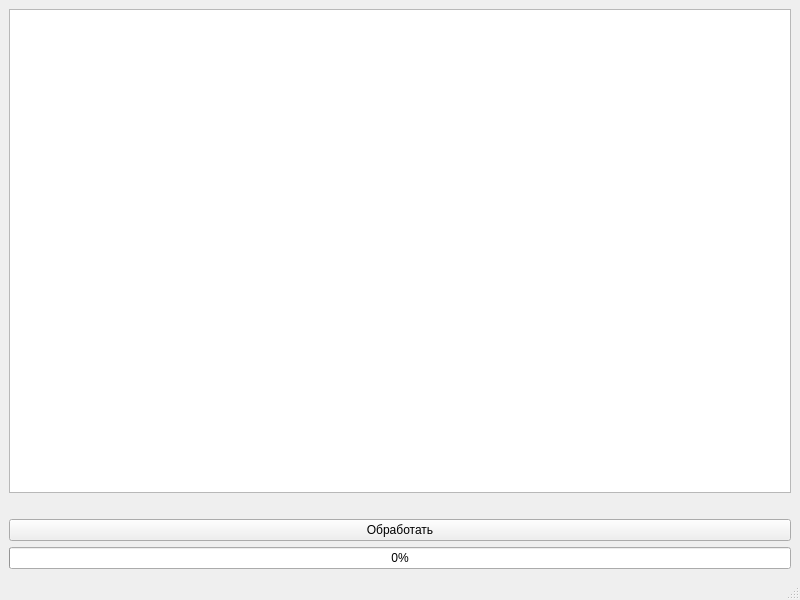
<?xml version="1.0" encoding="UTF-8"?>
<ui version="4.0">
 <class>MainWindow</class>
 <widget class="QMainWindow" name="MainWindow">
  <property name="geometry">
   <rect>
    <x>0</x>
    <y>0</y>
    <width>800</width>
    <height>600</height>
   </rect>
  </property>
  <property name="windowTitle">
   <string>MainWindow</string>
  </property>
  <widget class="QWidget" name="centralwidget">
   <layout class="QVBoxLayout" name="verticalLayout">
    <item>
     <widget class="QListWidget" name="listWidget"/>
    </item>
    <item>
     <widget class="QLabel" name="label">
      <property name="text">
       <string/>
      </property>
     </widget>
    </item>
    <item>
     <widget class="QPushButton" name="pushButton">
      <property name="text">
       <string>Обработать</string>
      </property>
     </widget>
    </item>
    <item>
     <widget class="QProgressBar" name="progressBar">
      <property name="value">
       <number>0</number>
      </property>
     </widget>
    </item>
   </layout>
  </widget>
  <widget class="QMenuBar" name="menubar">
   <property name="geometry">
    <rect>
     <x>0</x>
     <y>0</y>
     <width>800</width>
     <height>26</height>
    </rect>
   </property>
  </widget>
  <widget class="QStatusBar" name="statusbar"/>
 </widget>
 <resources/>
 <connections/>
</ui>
